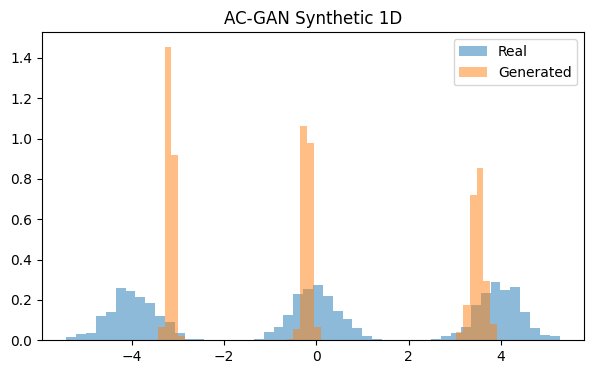
#> input picture Graph and Plots/acgan_synthetic_1d.png, 594 x 374 px
$ python combine_samples.py
#> lines starting #> are read from the running program, lines starting #| are printed output that depends on the picture

import matplotlib.pyplot as plt
import matplotlib.image as mpimg

fig, axes = plt.subplots(2, 2, figsize=(10, 8))

files = [
    ('acgan_synthetic_1d.png', 'AC-GAN'),
    ('pdgan_synthetic_1d.png', 'PD-GAN'),
    ('adcgan_synthetic_1d.png', 'ADC-GAN'),
    ('gamma_adcgan_synthetic_1d.png', 'γ-ADC-GAN (0.5)')
]

for ax, (fname, title) in zip(axes.flat, files):
    img = mpimg.imread(fname)
#> img is the input picture: shape (374, 594, 4) float32; mean R, G, B, A 0.967, 0.963, 0.958, 1
    ax.imshow(img)
    ax.set_title(title)
    ax.axis('off')

plt.tight_layout()
plt.savefig('synthetic_1d_samples.png', dpi=300)
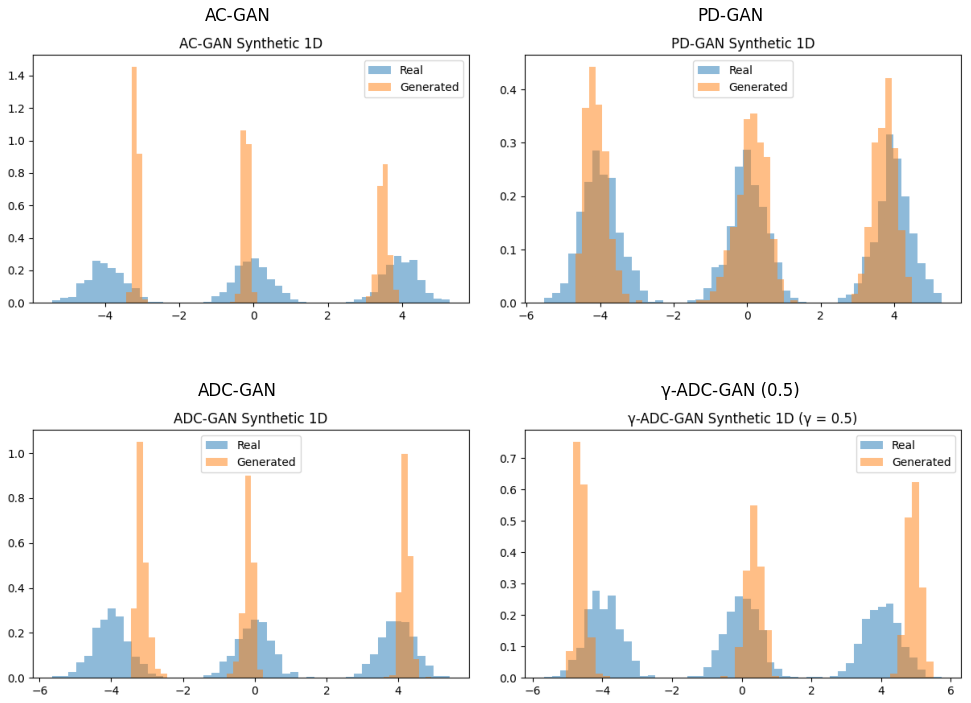
#> figure drawn by matplotlib, 4 panels
plt.close()
